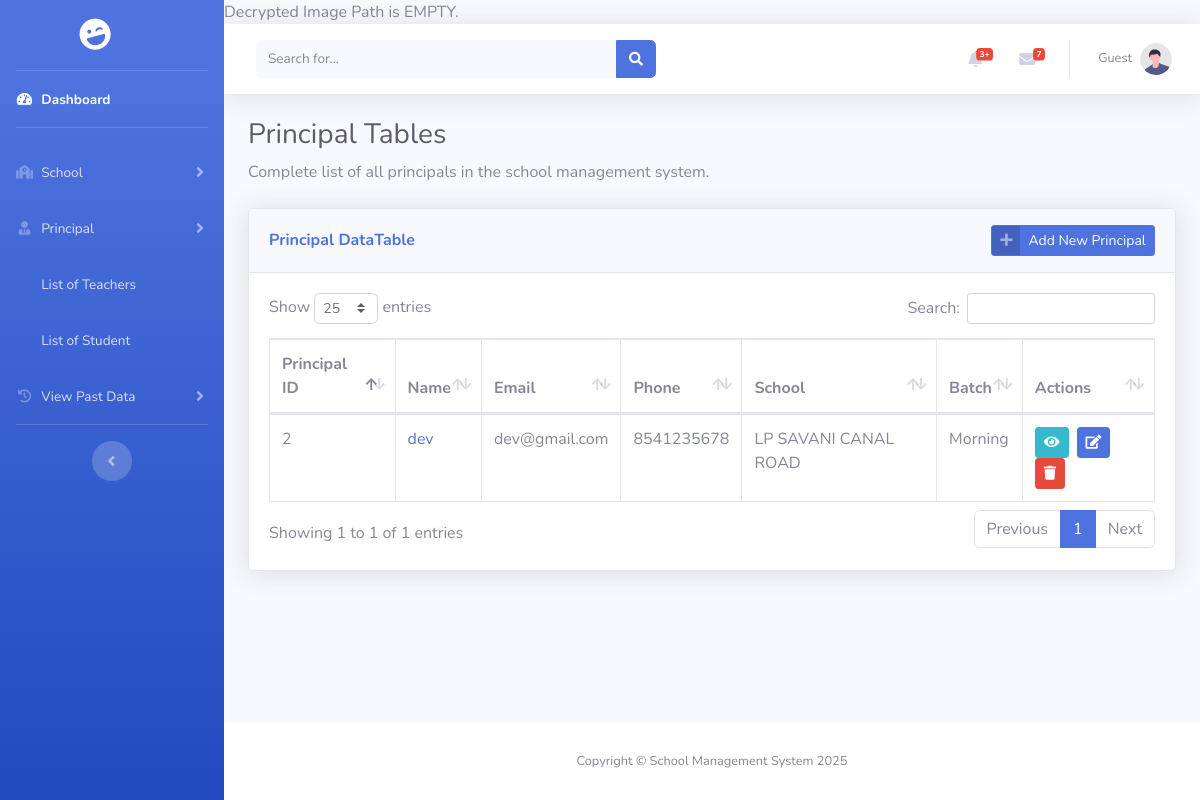
/pages/principal/principal_list.php (signed in), run on an earlier commit of the app's database.
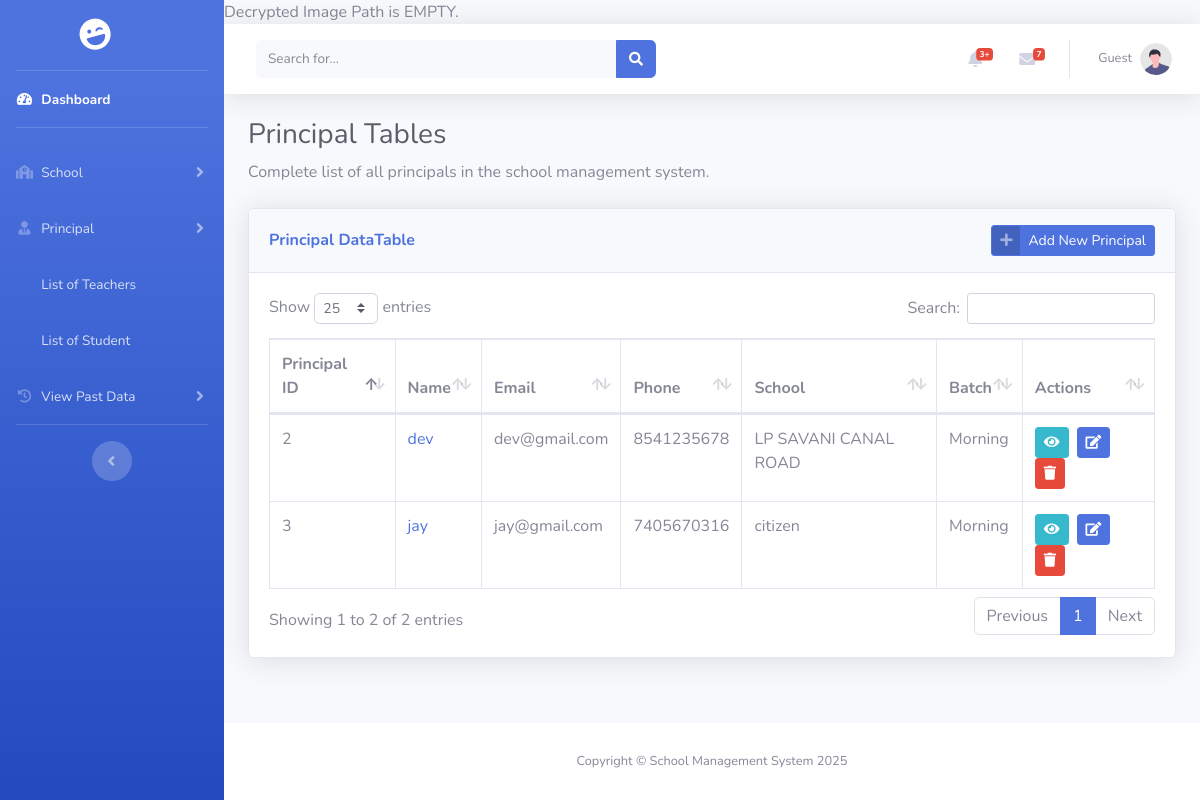
And on a later commit of the database.
### tables this page shows
CREATE TABLE `principal` (
  `id` int(11) NOT NULL,
  `principal_image` varchar(255) DEFAULT NULL,
  `school_id` int(11) DEFAULT NULL,
  `principal_name` varchar(50) DEFAULT NULL,
  `email` varchar(50) NOT NULL,
  `password` varchar(255) NOT NULL,
  `phone` varchar(10) DEFAULT NULL,
  `principal_dob` date DEFAULT NULL,
  `gender` enum('Male','Female','Others') NOT NULL,
  `blood_group` enum('A+','A-','B+','B-','AB+','AB-','O+','O-') NOT NULL,
  `address` text DEFAULT NULL,
  `qualification` varchar(50) DEFAULT NULL,
  `salary` decimal(10,2) DEFAULT NULL,
  `batch` enum('Morning','Evening') DEFAULT NULL
);

CREATE TABLE `school` (
  `id` int(11) NOT NULL,
  `school_logo` varchar(255) DEFAULT NULL,
  `school_name` varchar(100) DEFAULT NULL,
  `email` varchar(50) DEFAULT NULL,
  `phone` varchar(10) DEFAULT NULL,
  `school_opening` date DEFAULT NULL,
  `school_type` enum('Government','Private') DEFAULT NULL,
  `education_board` set('CBSE','State','IGCSE') DEFAULT NULL,
  `school_medium` set('English','Hindi','Regional Language') DEFAULT NULL,
  `school_category` set('Pre-Primary','Primary','Upper Primary','Secondary','Higher Secondary') DEFAULT NULL,
  `school_std` set('Pre-Primary','Primary (1-5)','Upper Primary (6-8)','Secondary (9-10)','Higher Secondary (11-12)') DEFAULT NULL,
  `address` text DEFAULT NULL
);

### pages/principal/principal_list.php (the view, shortened to what the changed rows need)
<?php
include_once "../../includes/connect.php";
$query = "SELECT p.id, p.principal_name, p.email, p.phone, p.batch,
                sc.school_name
        FROM principal p
        LEFT JOIN school sc ON p.school_id = sc.id
        ORDER BY p.id ASC";
$result = mysqli_query($conn, $query);
?>
<!DOCTYPE html>
<html lang="en">
<head>
    <link href="../../assets/vendor/fontawesome-free/css/all.min.css" rel="stylesheet" type="text/css">
    <link href="../../assets/css/sb-admin-2.min.css" rel="stylesheet">
    <link href="../../assets/vendor/datatables/dataTables.bootstrap4.min.css" rel="stylesheet">
</head>
<body id="page-top">
    <div id="wrapper">
        <div id="content-wrapper" class="d-flex flex-column">
            <div id="content">
                <div class="container-fluid">
                    <h1 class="h3 mb-2 text-gray-800">Principal Tables</h1>
                    <div class="card shadow mb-4">
                        <div class="card-body">
                            <div class="table-responsive">
                                <table class="table table-bordered" id="dataTable" width="100%" cellspacing="0">
                                    <thead>
                                        <tr>
                                            <th>Principal ID</th>
                                            <th>Name</th>
                                            <th>Email</th>
                                            <th>Phone</th>
                                            <th>School</th>
                                            <th>Batch</th>
                                            <th>Actions</th>
                                        </tr>
                                    </thead>
                                    <tbody>
                                        <?php
                                        if ($result && mysqli_num_rows($result) > 0) {
                                            while ($row = mysqli_fetch_assoc($result)) {
                                                echo "<tr>";
                                                echo "<td>" . htmlspecialchars($row['id']) . "</td>";
                                                echo "<td>";
                                                echo "<a href='view.php?id=" . $row['id'] . "' class='text-decoration-none'>";
                                                echo htmlspecialchars($row['principal_name'] ?? 'N/A');
                                                echo "</a>";
                                                echo "</td>";
                                                echo "<td>" . htmlspecialchars($row['email'] ?? 'N/A') . "</td>";
                                                echo "<td>" . htmlspecialchars($row['phone'] ?? 'N/A') . "</td>";
                                                echo "<td>" . htmlspecialchars($row['school_name'] ?? 'N/A') . "</td>";
                                                echo "<td>" . htmlspecialchars(ucfirst($row['batch'] ?? 'N/A')) . "</td>";
                                                echo "<td>";
                                                echo "<a href='view.php?id=" . $row['id'] . "' class='btn btn-info btn-sm mr-2'>";
                                                echo "<i class='fas fa-eye'></i>";
                                                echo "</a>";
                                                echo "<a href='edit.php?id=" . $row['id'] . "' class='btn btn-primary btn-sm mr-2'>";
                                                echo "<i class='fas fa-edit'></i>";
                                                echo "</a>";
                                                echo "<button class='btn btn-danger btn-sm' onclick='confirmDelete(" . $row['id'] . ")'>";
                                                echo "<i class='fas fa-trash'></i>";
                                                echo "</button>";
                                                echo "</td>";
                                                echo "</tr>";
                                            }
                                        } else {
                                            echo "<tr><td colspan='7' class='text-center'>No principals found</td></tr>";
                                        }
                                        ?>
                                    </tbody>
                                </table>
                            </div>
                        </div>
                    </div>
                </div>
            </div>
        </div>
    </div>
</body>
</html>

What changed in the data, as far as the page shows it:
added principal: id "3", principal_name "jay", email "jay@gmail.com", phone "7405670316", school.school_name "citizen", batch "Morning"
Also different on the page:
text written by a page script: "Show entries Search: Showing 1 to 1 of 1 entries Previous 1 Next" → "Show entries Search: Showing 1 to 2 of 2 entries Previous 1 Next"
